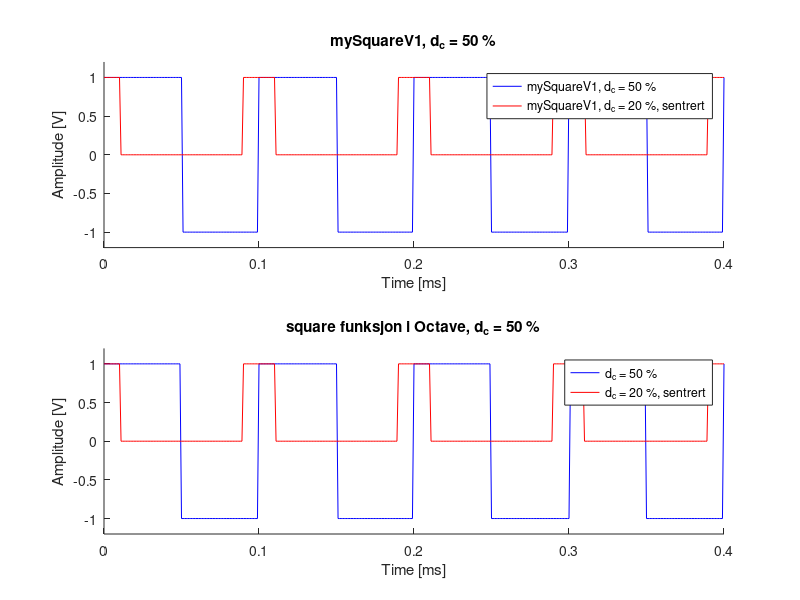
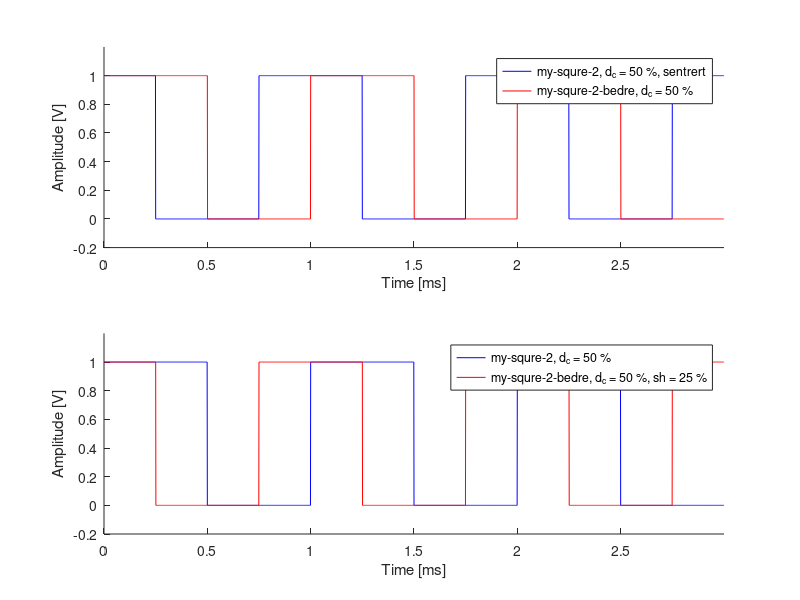
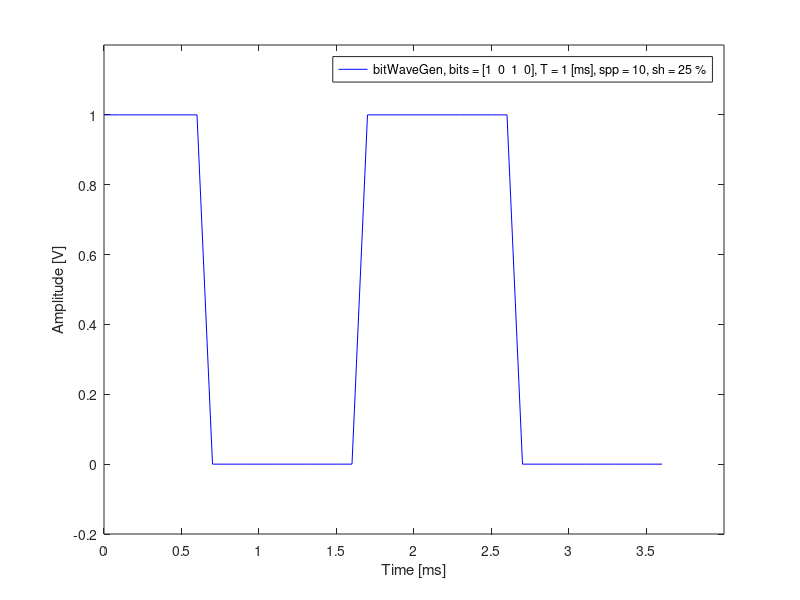

Source code (MATLAB) for these figures, in order:
% Oppgave 3
% Oppgave 3

pkg load signal;

function [t, out] = mySquareV1(t, f0, d_c, bds=[-1,1], pds=0, cent=false);
    #{ 
        t: tidsvektor
        f0: fundemental frekvens
        d_c: duty cycle 
        bds: bounds aks grenser (hva høy og lav er i verdi) -> bds(1) = lav verdi, bds(2) = høy verdi.  
        pds: antall perioder man ønsker 
        cent: få en sentrerrt positiv puls omkring origo (alså tidskifte med halv pulsperiode, t+t1 hvor t1 = (T*d_c/100)/2)

        return verdi -> t: tidsavektor om pds=0 t_ut = t_in eller så er den tilpaset skalert til ms, out: resulterde verdier for y aksen (amplitude vektor).
    #} 

    T = 1/f0;

    if pds != 0;
        t_stop = T*pds;
        idx = find(t >= t_stop, 1)-1;
        t = t(1:idx);
    end;
        
    d_c = d_c/100;
    rads = t*2*pi*f0;

    if cent;
        rads = t*2*pi*f0 + (2*pi*d_c)/2;
    end;

    pulse_end_rad = 2*pi*d_c;
    n_rad = mod(rads, 2*pi );

    out = n_rad;
    out(n_rad > pulse_end_rad) = bds(1);
    out(n_rad <= pulse_end_rad) = bds(2);

    t = t*1e3;
 
end;

function [t, out] = mySquareV2(f0, d_c, spp, pds=5, cent=false)
    #{ 
        f0: fundemental frekvens
        d_c: duty cycle 
        spp: samples per periode 
        pds: antall perioder man ønsker 
        cent: få en sentrerrt positeiv puls omkring origo (alså tidskifte med halv pulsperiode, t+t1 hvor t1 = (T*d_c/100)/2)

        return verdi -> t: resulterdne tidsavektor skalert til ms, out: resulterde verdier for y aksen (amplitude vektor).
    #}

    T = 1/f0;
    d_c = d_c/100; 
    dt = T/spp;

    pc = round(spp*d_c);
    t = 0:dt:(T*pds-dt);
    if !cent;
        one_p = [ones(1,pc), zeros(1,spp-pc)];
    else;
        one_s = ones(1, pc);
        one_p = [one_s(1:round(end/2)), zeros(1,spp-pc), one_s((round(end/2)+1):end)];
    end;
   
    out = [];
    for i=1:pds;
        out = [out , one_p];
    end;

    t = t*1e3;
end;

function [t, out] = mySquareV3(f0, d_c, spp, bds=[-1,1], pds=5, sh=0)
    #{ 
        f0: fundemental frekvens
        d_c: duty cycle 
        spp: samples per periode 
        bds: bounds aks grenser (hva høy og lav er i verdi) -> bds(1) = lav verdi, bds(2) = høy verdi. 
        pds: antall perioder man ønsker 
        shfit: sh i tid gitt i prosent -> t + T*(sh/100)

        return verdi -> t: resulterdne tidsavektor skalert til ms, out: resulterde verdier for y aksen (amplitude vektor).
    #} 

    d_c = d_c/100; 
    T = 1/f0;
    dt = T/spp;
    pulse_end_time = T*d_c;

    t = 0:dt:(T*pds-dt);
    t_mod =  mod(t + T*(sh/100), T);

    out = t_mod;
    out(t_mod <= pulse_end_time) = bds(2);
    out(t_mod > pulse_end_time) = bds(1);

    t = t*1e3;
end;

% a) 
% 100 sample pr periode ga en god nok firekant puls
f0 = 10e3; 
T = 1/f0;
fs = f0*100;

t_start = 0;
t_end = T*4;
dt = 1/fs;

d_c = 50; # %
d_c2 = 20; # %

t = (t_start:dt:t_end);

% sammenligning av mySquareV1  og square funksjonen i Octave
[_, out_m] = mySquareV1(t, f0, d_c);
[_, out_m2] = mySquareV1(t, f0, d_c2, [0,1], 0, true);

out = square(t*2*pi*f0, d_c);
t_1 = T*(d_c2/100)/2; 
out2 = square((t+t_1)*2*pi*f0, d_c2); #shiftet for å få en sentrert puls, dette tilsvarer det som er gjort i mySquareV1 med cent = true.
out2 = (out2 + 1)/2; # skalere til 0 og 1

figure(1);

subplot(2,1,1);
hold on;
t = t*1e3; # skaler til ms
plot(t,out_m, "b", "DisplayName", sprintf("mySquareV1, d_c = %d %%", d_c));
plot(t,out_m2, "r", "DisplayName", sprintf("mySquareV1, d_c = %d %%, sentrert", d_c2));
ylim([-1.2, 1.2]);
xlabel('Time [ms]');
ylabel('Amplitude [V]');
title(sprintf("mySquareV1, d_c = %d %%", d_c));
legend();

subplot(2,1,2);
hold on;
plot(t, out, "b", "DisplayName", sprintf("d_c = %d %%", d_c));
plot(t, out2, "r", "DisplayName", sprintf("d_c = %d %%, sentrert", d_c2));
ylim([-1.2, 1.2]);
xlabel('Time [ms]');
ylabel('Amplitude [V]');
title(sprintf("square funksjon i Octave, d_c = %d %%", d_c));
legend();


% a) test av mySquareV2 og mySquareV3

f0 = 1e3; 
d_c = 50; # %
spp = 1000; # sample per periode
pds = 3;
bds = [0,1];

[t, out] = mySquareV2(f0, d_c, spp, pds, true);
[t2, out2] = mySquareV3(f0, d_c, spp, bds, pds);

figure(2);
subplot(2,1,1);
hold on;
plot(t, out, "b", "DisplayName", sprintf("my-squre-2, d_c = %d %%, sentrert", d_c));
plot(t2, out2, "r", "DisplayName", sprintf("my-squre-2-bedre, d_c = %d %%", d_c));
xlabel('Time [ms]');
ylabel('Amplitude [V]');
ylim([bds(1)-0.2, bds(2)+0.2]);
xticks(0:0.5:t(end));
legend();

% en av grafene skal ha en shift i tid på 25% av pulsperioden T*(sh/100), dette tilsvarer sentrert puls slik som vist i føste versjon av my_squre2.
subplot(2,1,2);
sh = 25; # %
[t3, out3] = mySquareV2(f0, d_c, spp, pds, false);
[t4, out4] = mySquareV3(f0, d_c, spp, bds, pds, sh);
hold on;
plot(t3, out3, "b", "DisplayName", sprintf("my-squre-2, d_c = %d %%", d_c));
plot(t4, out4, "r", "DisplayName", sprintf("my-squre-2-bedre, d_c = %d %%, sh = %d %%", d_c, sh));
xlabel('Time [ms]');
ylabel('Amplitude [V]');
ylim([bds(1)-0.2, bds(2)+0.2]);
xticks(0:0.5:t3(end));
legend();


% b)
function [t, out] = bitWaveGen(bits, T, spp, sh=0)
    #{ 
        bits: vektor med bits (1 og 0) som skal generere en puls
        T: bit tid (periode) i sekunder
        spp: samples per periode 
        shfit: sh i tid gitt i prosent -> t + T*(sh/100)

        return verdi -> t: resulterdne tidsavektor skalert til ms, out: resulterde verdier for y aksen (amplitude vektor).
    #}

    dt = T/spp;
    pds = length(bits);
    sh_num = T*(sh/100);

    t = 0:dt:(T*pds-dt-sh_num);
    out = [];
    for i=1:pds;
        if bits(i) == 1;
            out = [out, ones(1,spp)];
        else;
            out = [out, zeros(1,spp)];
        end;
    end;
    out = out((round(sh_num/dt)+1):end);

    t = t*1e3;
end;

bits = [1,0,1,0];
T = 1e-3; # s
spp = 10; # sample per periode
sh = 25; # %
[t, out] = bitWaveGen(bits, T, spp, sh);
figure(3);
plot(t, out, "b", "DisplayName", sprintf("bitWaveGen, bits = [%s], T = %g [ms], spp = %d, sh = %d %%", num2str(bits), T*1e3, spp, sh));
xlabel('Time [ms]');
ylabel('Amplitude [V]');
xticks(0:0.5:t(end));
ylim([-0.2, 1.2]);
legend();
